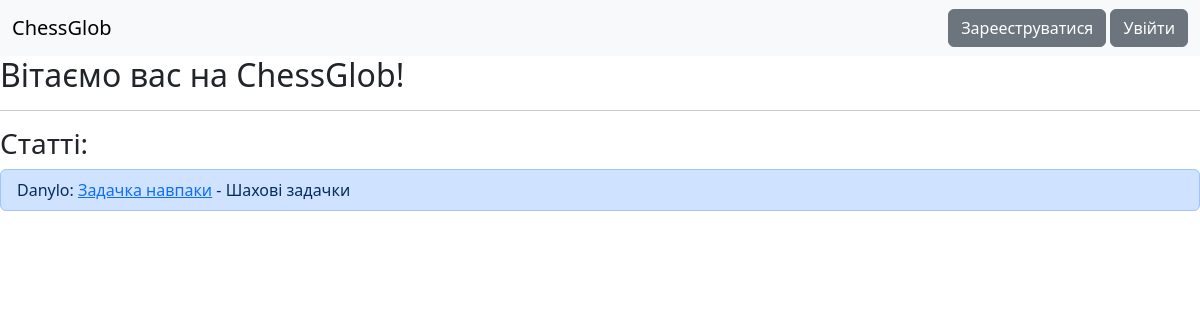
The page / on the database its author committed.
### blog/models.py (models this page shows, shortened)
class Article(models.Model):
    class Categories(models.TextChoices):
        other = "Інше"
        debut = "Дебют"
        middle_game = "Мітельшпіль"
        end_game = "Ендшпіль"
        history = "Історія"
        etude = "Шахові задачки"
    author = models.ForeignKey(MyUser, models.CASCADE)
    name = models.CharField(max_length=32)
    category = models.CharField(choices=Categories.choices, default=Categories.other)
    elements_num = models.IntegerField(default=1)

### auth_sys/models.py (models this page shows, shortened)
class MyUser(AbstractBaseUser, PermissionsMixin):
    class Roles(models.TextChoices): #Усі можливі ролі
        USER = "user"
        ADMINISTRATOR = "administrator"
    username = models.CharField(unique=True, max_length=16)
    email = models.EmailField(unique=True)
    role = models.CharField(choices=Roles.choices, default=Roles.USER)
    first_name = models.CharField(blank=True, null=True, max_length=16)
    last_name = models.CharField(blank=True, null=True, max_length=32)
    birth_date = models.DateField(blank=True, null=True)
    is_staff = models.BooleanField(default=False)
    is_superuser = models.BooleanField(default=False)
    is_active = models.BooleanField(default=True)
    objects = MyUserManager() #Це потрібно для створення самого акаунту
    USERNAME_FIELD = "username"
    REQUIRED_FIELDS = ["email"]

### blog/views.py (the view)
# urls.py: path("", views.index, name="index"),
def index(request):
    return render(request, "blog/index.html", {"articles":models.Article.objects.all()})

### blog/templatetags/custom_tags.py (called while the page is built)
@register.filter("endswith")
def endswith(value, arg): return value.lower().endswith(arg.lower())

### templates/blog/index.html (shortened to what this page needs)
{% extends "base.html" %}
{% block body %}
<h2>Вітаємо вас на ChessGlob!</h2>
<hr>
<h3>Статті:</h3>
<ul class="list-group">
    {% for article in articles %}
    <li class="list-group-item list-group-item-primary d-flex justify-content-between align-items-center">
        <div>
            {{ article.author.username }}: <a href="{% url 'blog:view_article' article.pk%}">{{ article.name }}</a> - {{ article.category }}
        </div>
    </li>
    {% endfor %}
</ul>
{% endblock %}

### rows shown on the page
Article: author.username "Danylo", name "Задачка навпаки", category "Шахові задачки"
